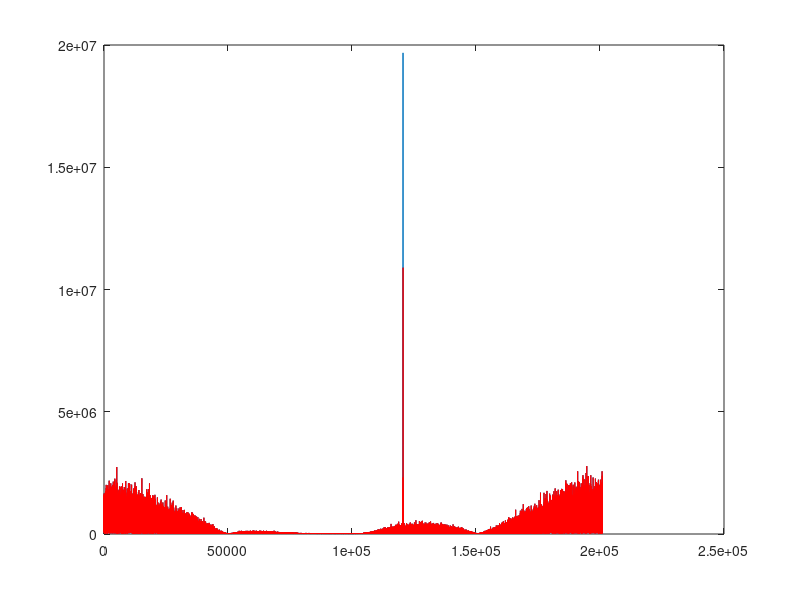
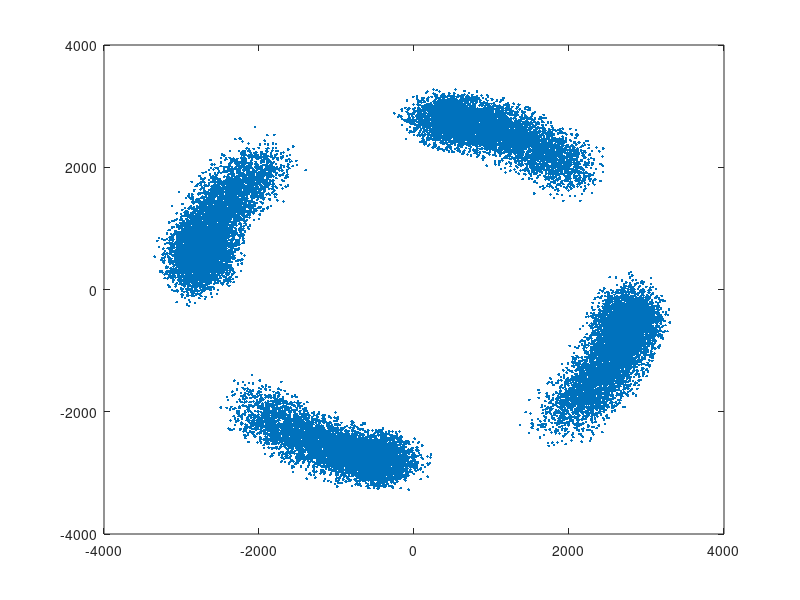

The MATLAB script that drew these images, in order: (Note: this script raises an error after producing the figures.)
close all
clear all
clc
load('rx_data_6');
%load('tx_data_4');
Q=4;
delta_f=1;
% plot(X,'.')
nr_data=length(X);
A=abs(fft(X));
plot(A);
plot(A(floor(nr_data*0.55):floor(nr_data*0.65)))
train_up=upfirdn(train, ones(Q,1), Q, 1);
sigma_n=1;
%Catching frequency of the receiver LO (around -10MHz (approx nu=0.6)) (the
%biggest amplitude should be (not always :'( ) the one of the receiver LO because no channel
%attenuation.
[a fLO_recever]=max(A(floor(nr_data*0.55):floor(nr_data*0.65)));
plot(A)
hold on
A(floor(nr_data*0.55)+fLO_recever-1-delta_f:floor(nr_data*0.55)+fLO_recever-1+delta_f)=0;
plot(A,'red')
hold off
%Catching frequency of the transmiter LO (around -10MHz (approx nu=0.6))
[a fLO_transmiter]=max(A(floor(nr_data*0.55):floor(nr_data*0.65)));
%calculation of the difference to get nu_offset (division because we were
%calculation the freq in terme of sample and not in term of nu.
nu_offset=-(fLO_recever-fLO_transmiter)/nr_data;


figure
Y=X.*exp(-1j*2*pi*nu_offset*(0:length(X)-1));
%Y=Y.*exp(-1j*2*pi*0.005*(0:length(X)-1));
plot(Y,'.')
Y_filtered=filter(ones(Q,1),1,Y);
plot(Y_filtered,'.')
%plot(abs(xcorr(Y,seq)))
E_abs=xcorr(abs(Y_filtered),abs(train_up));
E=xcorr(Y_filtered,train_up);
plot(abs(E_abs))
[amp t_sync]=max(abs(E_abs(floor(length(E)*1/2):floor(length(E)*3/4))));
phi_hat=angle(E(floor(length(E)*1/2)+t_sync));
C=abs(E(floor(length(E)*1/2)+t_sync-1))/abs(sum(train_up*train_up'));
% E_abs(floor(length(E)*1/2)+t_sync-1)=0;
% [amp t_sync2]=max(abs(E_abs(floor(length(E)*1/2):floor(length(E)*3/4))));
% A1=E(floor(length(E)*1/2)+min(t_sync,t_sync2));
% A2=E(floor(length(E)*1/2)+max(t_sync,t_sync2));
% 
% %estimate the channel
% 
% C=(A2-A1)/(2-(1/Q));
% epsilon1=1-A1/(A2-A1)*(1-(1/Q));
% epsilon2=1/Q-epsilon1;
% U=[epsilon1 1-epsilon1 0;0 1-epsilon2 epsilon2];
% 
% 
% C_w=sigma_n/C*[Q Q-1;Q-1 Q];
% %C_w=toeplitz(w_k);
% %C_w=(1/EbN0)*C_w;
% e=[0; 1; 0];
% R=U*U';
% R=R+C_w;
% C_mmse=R\U*e;
% %C_mmse=conj(C_mmse(length(C_mmse):-1:1));
% 
% phi_hat1=angle(A1);
% phi_hat2=angle(A2);

% figure
% P=4;
% hold on
% plot(real(E(floor(length(E)*1/2)+t_sync-10+1:floor(length(E)*1/2)+t_sync+10+1)*exp(-1j*phi_hat)-(E(floor(length(E)*1/2)+t_sync-(10+P)+1:floor(length(E)*1/2)+t_sync+10-P+1)*exp(-1j*phi_hat))-(E(floor(length(E)*1/2)+t_sync-(10-P)+1:floor(length(E)*1/2)+t_sync+(10+P)+1)*exp(-1j*phi_hat))))
% plot(real(E(floor(length(E)*1/2)+t_sync-10+1:floor(length(E)*1/2)+t_sync+10+1)*exp(-1j*phi_hat)-(E(floor(length(E)*1/2)+t_sync-(10+P)+1:floor(length(E)*1/2)+t_sync+10-P+1)*exp(-1j*phi_hat))+(E(floor(length(E)*1/2)+t_sync-(10-P)+1:floor(length(E)*1/2)+t_sync+(10+P)+1)*exp(-1j*phi_hat))),'green')
% plot(real(E(floor(length(E)*1/2)+t_sync-10+1:floor(length(E)*1/2)+t_sync+10+1)*exp(-1j*phi_hat)+(E(floor(length(E)*1/2)+t_sync-(10+P)+1:floor(length(E)*1/2)+t_sync+10-P+1)*exp(-1j*phi_hat))+(E(floor(length(E)*1/2)+t_sync-(10-P)+1:floor(length(E)*1/2)+t_sync+(10+P)+1)*exp(-1j*phi_hat))),'black')
% plot(real(E(floor(length(E)*1/2)+t_sync-10+1:floor(length(E)*1/2)+t_sync+10+1)*exp(-1j*phi_hat)+(E(floor(length(E)*1/2)+t_sync-(10+P)+1:floor(length(E)*1/2)+t_sync+10-P+1)*exp(-1j*phi_hat))-(E(floor(length(E)*1/2)+t_sync-(10-P)+1:floor(length(E)*1/2)+t_sync+(10+P)+1)*exp(-1j*phi_hat))),'red')
% hold off

% Received=zeros(2,25000);
% Received(1,:)=Y_filtered(min(t_sync,t_sync2)+400:Q:min(t_sync,t_sync2)+25000*Q+400-1); %*exp(-1j*phi_hat1);
% Received(2,:)=Y_filtered(max(t_sync,t_sync2)+400:Q:max(t_sync,t_sync2)+25000*Q+400-1); %*exp(-1j*phi_hat2);

received=Y_filtered(t_sync+400:Q:t_sync+25000*Q+400-1)*exp(-1j*phi_hat);
%received=C_mmse(1)*Received(1,:)+C_mmse(2)*Received(2,:);
%received=Received(2,:)*exp(-1j*phi_hat2);

plot(received,'.')
y=0;
Q0=10;
phi_hat=zeros(length(received)+1,1);
phi_hat(1)=0;
for i=1:length(received)
  %  angle(Received(i))-phi_hat(i)
  %  mod(angle(Received(i))-phi_hat(i)+pi/2,pi)-pi/2
    [yhat,phi_hat(i+1),x,P,Q0]=kalman((mod(angle(received(i))-phi_hat(i),pi/2))+phi_hat(i)-pi/4,[1],[1],[1],0.1,20,phi_hat(i),Q0);
    received(i)=received(i)*exp(-1j*phi_hat(i+1));
end

figure
plot(received,'.r')
data_est=detect(received);
figure
plot(angle(received)-phi_hat(1:end-1)'+phi_hat(1:end-1)'-pi/4,'.');
figure
load('tx_data_6')
plot(data_est-detect(data))
figure
plot(C*qpsk(data_est)-conj(received'),'.')
cov(C*qpsk(data_est)-conj(received'))

% [a delay_r1]=max(E(1:length(E)/3));
% plot(abs(xcorr([seq_bpsk_Qs_exp' seq_bpsk_Qs_exp'],Y)))
% delay_r = (length(abs(xcorr([seq_bpsk_Qs_exp' seq_bpsk_Qs_exp'],Y)))+3)/2-delay_r1;
% Z=Y(delay_r:delay_r+length(seq_bpsk_Qs_exp)-1);
% cross_corr=xcorr([seq_bpsk_Qs_exp'],Z);
% auto_corr=xcorr([seq_bpsk_Qs_exp']);
% [A1 B1]=max(abs(cross_corr));
% [A2 B2]=max(abs(auto_corr));
% cross_corr(B1)
% Z_filtered=filter(ones(Q,1),[1],Z);
% seq_bpsk_Qs_exp_filtered=filter(ones(Q,1),[1],seq_bpsk_Qs_exp);
% cross_corr=xcorr(seq_bpsk_Qs_exp_filtered,Z_filtered);
% auto_corr=xcorr(seq_bpsk_Qs_exp_filtered);
% auto_corr2=xcorr(Z_filtered);
% figure
% tau=0;
% semilogy((-length(cross_corr)/2+1/2+tau:length(cross_corr)/2+tau-1/2),abs(cross_corr)/max(abs(cross_corr)),'red')
% hold on
% semilogy((-length(auto_corr)/2+1/2:length(auto_corr)/2-1/2),abs(auto_corr)/max(abs(auto_corr)))
% semilogy((-length(auto_corr2)/2+1/2:length(auto_corr2)/2-1/2),abs(auto_corr2)/max(abs(auto_corr2)),'green')
% grid on
% figure
% subplot(2,1,1)
% semilogy(abs(fftshift(fft(cross_corr))))
% subplot(2,1,2)
% semilogy(abs(fftshift(fft(auto_corr))))